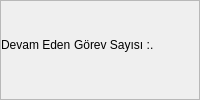
                            <widget class="QFrame" name="frame_32">
                             <property name="frameShape">
                              <enum>QFrame::StyledPanel</enum>
                             </property>
                             <property name="frameShadow">
                              <enum>QFrame::Raised</enum>
                             </property>
                             <layout class="QHBoxLayout" name="horizontalLayout_55">
                              <property name="spacing">
                               <number>0</number>
                              </property>
                              <property name="leftMargin">
                               <number>0</number>
                              </property>
                              <property name="topMargin">
                               <number>0</number>
                              </property>
                              <property name="rightMargin">
                               <number>0</number>
                              </property>
                              <item>
                               <widget class="QLabel" name="label_31">
                                <property name="sizePolicy">
                                 <sizepolicy hsizetype="Maximum" vsizetype="Preferred">
                                  <horstretch>0</horstretch>
                                  <verstretch>0</verstretch>
                                 </sizepolicy>
                                </property>
                                <property name="styleSheet">
                                 <string notr="true">font: 600 11pt &quot;Montserrat&quot;;</string>
                                </property>
                                <property name="text">
                                 <string>Devam Eden </string>
                                </property>
                               </widget>
                              </item>
                              <item>
                               <widget class="QLabel" name="label_32">
                                <property name="sizePolicy">
                                 <sizepolicy hsizetype="Maximum" vsizetype="Preferred">
                                  <horstretch>0</horstretch>
                                  <verstretch>0</verstretch>
                                 </sizepolicy>
                                </property>
                                <property name="styleSheet">
                                 <string notr="true">font:  10pt &quot;Montserrat&quot;;</string>
                                </property>
                                <property name="text">
                                 <string>Görev Sayısı :</string>
                                </property>
                               </widget>
                              </item>
                              <item>
                               <widget class="QLabel" name="label_33">
                                <property name="styleSheet">
                                 <string notr="true">font: 600 10pt &quot;Montserrat&quot;;</string>
                                </property>
                                <property name="text">
                                 <string>.</string>
                                </property>
                               </widget>
                              </item>
                             </layout>
                            </widget>
